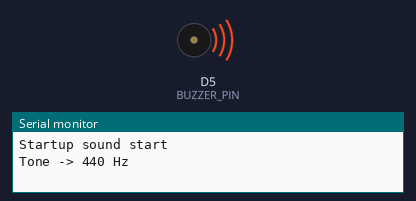
Recording of a sketch running on a simulated ESP8266 (NodeMCU). Parts: buzzer (waves = sounding), the last lines printed to the serial monitor.

Above: at 0.1 s.
At 0.5 s:
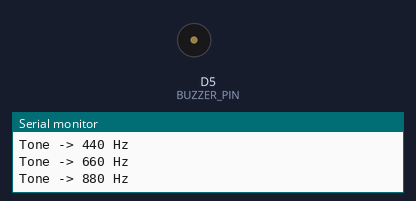
Timing chart, 0 to 2.0 s (numbered marks = the images above):
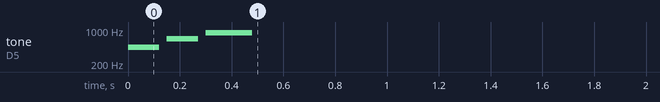

The sketch:

step_27_startup_sound.ino
```cpp
// STEP 27: Startup Sound

#define USE_SUPER_MINI_PINS 0

#if USE_SUPER_MINI_PINS
const int BUZZER_PIN = 10;
#else
const int BUZZER_PIN = D5;
#endif

void setup() {
  Serial.begin(115200);
  Serial.println("Startup sound start");
  playStartupSound();
  Serial.println("Startup sound complete");
}

void loop() {
}

void playStartupSound() {
  Serial.println("Tone -> 440 Hz");
  tone(BUZZER_PIN, 440, 120);
  delay(150);
  Serial.println("Tone -> 660 Hz");
  tone(BUZZER_PIN, 660, 120);
  delay(150);
  Serial.println("Tone -> 880 Hz");
  tone(BUZZER_PIN, 880, 180);
  delay(220);
}
```
